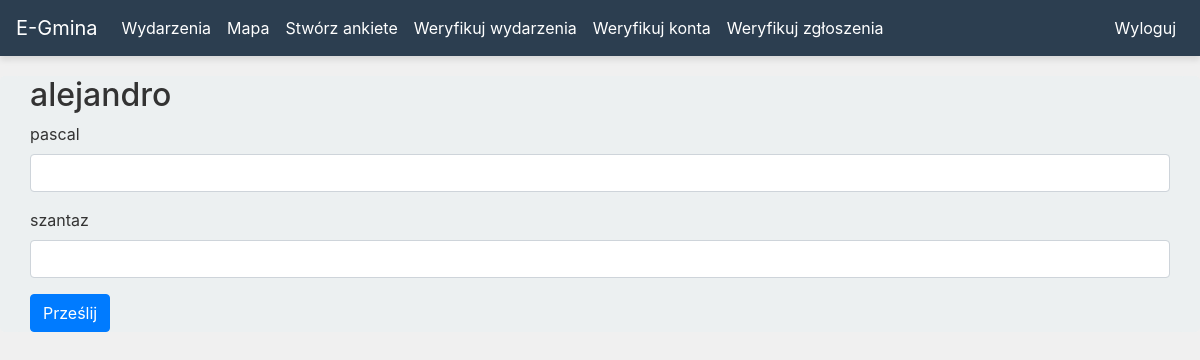
/survey/1 (signed in), run on the app's committed database.
### website/models.py (models this page shows)
class Survey(db.Model):
    id = db.Column(db.Integer, primary_key=True)
    title = db.Column(db.String(150), nullable=False)
    status = db.Column(db.String(50), default='active')
    questions = db.relationship('Question', backref='survey', lazy=True)

class Question(db.Model):
    id = db.Column(db.Integer, primary_key=True)
    text = db.Column(db.String(500), nullable=False)
    survey_id = db.Column(db.Integer, db.ForeignKey('survey.id'), nullable=False)
    answers = db.relationship('Answer', backref='question', lazy=True)

### website/views.py (the view, shortened to what this page needs)
@views.route('/survey/<int:survey_id>', methods=['GET', 'POST'])
@login_required
def fill_survey(survey_id):
    survey = Survey.query.get_or_404(survey_id)
    return render_template('survey.html', survey=survey, user=current_user)

### website/__init__.py (called while the page is built)
def create_app():
    app = Flask(__name__, static_folder='templates/static')
    app.config['SECRET_KEY'] = 'hjshjhdjah kjshkjdhjs'
    app.config['SQLALCHEMY_DATABASE_URI'] = f'sqlite:///{DB_NAME}'
    db.init_app(app)
    from .views import views
    from .auth import auth
    app.register_blueprint(views, url_prefix='/')
    app.register_blueprint(auth, url_prefix='/')
    from .models import User, Event
    with app.app_context():
        db.create_all()
        create_admin(app)
    login_manager = LoginManager()
    login_manager.login_view = 'auth.login_user'
    login_manager.init_app(app)
    @login_manager.user_loader
    def load_user(id):
        return User.query.get(int(id))
    return app

### website/templates/survey.html (shortened to what this page needs)
{% extends "base.html" %}
{% block content %}
<div class="container">
    <h2>{{ survey.title }}</h2>
    <form method="POST">
        {% for question in survey.questions %}
        <div class="form-group">
            <label>{{ question.text }}</label>
            <input type="text" name="question_{{ question.id }}" class="form-control" required>
        </div>
    {% else %}
        <p>Brak pytań w tej ankiecie.</p>
    {% endfor %}
        <button type="submit" class="btn btn-primary">Prześlij</button>
    </form>
</div>
{% endblock %}

### website/templates/base.html (style rules this page uses)
body { background-color: #f0f0f0; color: #333; }
.container { background-color: #ecf0f1; border-radius: 5px; max-width: 100%; margin: 20px auto; padding: 0 15px; }

### data on the page
Survey: title "alejandro"
Question: text "pascal"
Question: text "szantaz"
